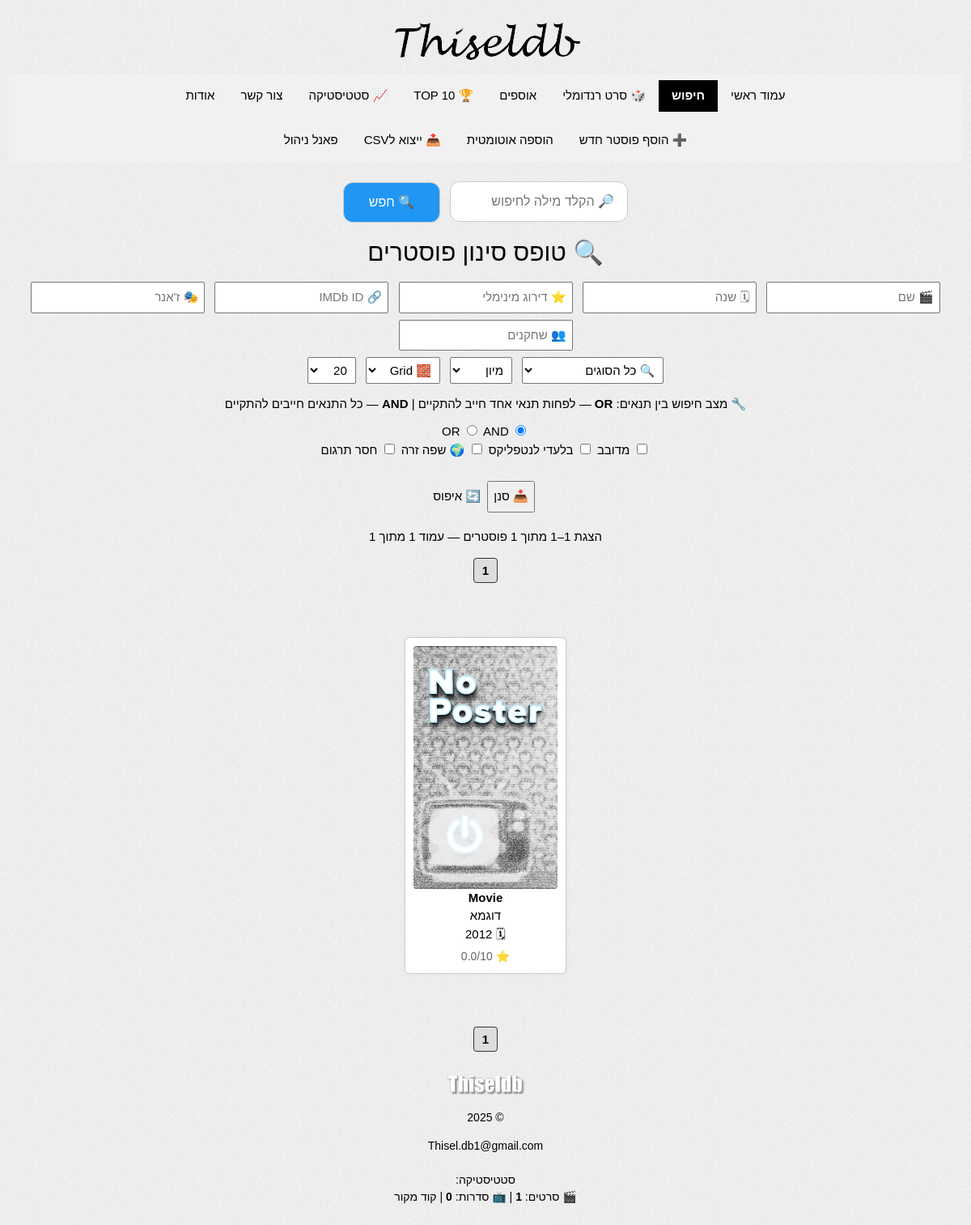
The app's page /home.php with its own data.
### tables this page shows
CREATE TABLE `posters` (
  `id` int(11) NOT NULL,
  `title_en` varchar(255) DEFAULT NULL,
  `title_he` varchar(255) DEFAULT NULL,
  `year` varchar(20) DEFAULT NULL,
  `imdb_rating` decimal(3,1) DEFAULT NULL,
  `imdb_link` varchar(255) DEFAULT NULL,
  `image_url` varchar(255) DEFAULT NULL,
  `plot` text DEFAULT NULL,
  `plot_he` text DEFAULT NULL,
  `lang_code` varchar(10) DEFAULT NULL,
  `is_dubbed` tinyint(1) DEFAULT 0,
  `has_subtitles` tinyint(1) DEFAULT 0,
  `tvdb_id` varchar(100) DEFAULT NULL,
  `youtube_trailer` varchar(255) DEFAULT NULL,
  `genre` varchar(255) DEFAULT NULL,
  `actors` text DEFAULT NULL,
  `metacritic_score` varchar(50) DEFAULT NULL,
  `rt_score` varchar(50) DEFAULT NULL,
  `metacritic_link` varchar(255) DEFAULT NULL,
  `rt_link` varchar(255) DEFAULT NULL,
  `imdb_id` varchar(15) DEFAULT NULL,
  `pending` tinyint(4) DEFAULT 0,
  `collection_name` varchar(255) DEFAULT NULL,
  `created_at` datetime DEFAULT current_timestamp(),
  `type_id` int(11) DEFAULT NULL,
  `directors` varchar(255) DEFAULT NULL,
  `writers` varchar(255) DEFAULT NULL,
  `producers` varchar(255) DEFAULT NULL,
  `cinematographers` varchar(255) DEFAULT NULL,
  `composers` varchar(255) DEFAULT NULL,
  `runtime` int(11) DEFAULT NULL,
  `languages` varchar(255) DEFAULT NULL,
  `countries` varchar(255) DEFAULT NULL,
  `tmdb_collection_id` int(11) DEFAULT NULL
);

### home.php (the view, shortened to what this page needs)
<?php
include 'bar.php';
$view = $_SESSION['view_mode'] ?? 'grid';
$page = isset($_GET['page']) ? max(1, (int)$_GET['page']) : 1;
$limit = $_SESSION['limit'] ?? 20;
$total_pages = max(1, ceil(($total_rows ?? 0) / $limit));
?>
<!DOCTYPE html>
<html lang="he" dir="rtl">
<head>
</head>
<body>
<?php if (empty($rows)): ?>
  <p style="text-align:center;">😢 לא נמצאו תוצאות</p>
<?php elseif ($view === 'grid'): ?>
  <div class="poster-wall">
    <?php foreach ($rows as $row): ?>
      <?php $img = (!empty($row['image_url'])) ? $row['image_url'] : 'images/no-poster.png'; ?>
      <div class="poster">
        <a href="poster.php?id=<?= $row['id'] ?>">
          <img src="<?= htmlspecialchars($img) ?>" alt="פוסטר">
          <strong><?= htmlspecialchars($row['title_en']) ?></strong><br>
          <?= htmlspecialchars($row['title_he']) ?><br>
          🗓 <?= $row['year'] ?>
        </a>
        <div class="rating">⭐ <?= $row['imdb_rating'] ?>/10</div>
      </div>
    <?php endforeach; ?>
  </div>
<?php endif; ?>
<nav aria-label="Page navigation">
  <ul class="pagination">
    <?php
    $max_links = 5;
    $start_page = max(1, $page - floor($max_links / 2));
    $end_page = min($total_pages, $start_page + $max_links - 1);
    if ($end_page - $start_page < $max_links - 1) {
      $start_page = max(1, $end_page - $max_links + 1);
    }
    for ($i = $start_page; $i <= $end_page; $i++): ?>
      <li>
        <?php if ($i == $page): ?>
          <strong><?= $i ?></strong>
        <?php else: ?>
          <a href="?<?= http_build_query(array_merge($_GET, ['page' => $i])) ?>"><?= $i ?></a>
        <?php endif; ?>
      </li>
    <?php endfor; ?>
  </ul>
</nav>
<?php include 'footer.php'; ?>
</body>
</html>

### style.css (style rules this page uses)
* { font-family: Arial !important; }
a { color: #2d89ef !important;text-decoration: none !important }
body { padding:10px !important; background-image: url("images/pattern.png") !important; font-family: Arial, sans-serif; }
.poster-wall { display: grid; grid-template-columns: repeat(auto-fill, minmax(200px, 1fr)); gap: 20px; padding: 40px; max-width: 1200px; margin: 0 auto; }
.poster { background: #F7F7F7; border-radius: 2px; overflow: hidden; box-shadow: 0 2px 8px rgba(0,0,0,0.3); transition: transform 0.2s; }
.poster img { width: 100%; height: 300px; object-fit: cover; display: block; }
a { color:black !important; }
.rtl { direction: rtl !important; }

### w3.css (style rules this page uses)
html { box-sizing:border-box }
*,*:before,*:after { box-sizing:inherit }
html { -ms-text-size-adjust:100%;-webkit-text-size-adjust:100% }
body { margin:0 }
article,aside,details,figcaption,figure,footer,header,main,menu,nav,section { display:block }
a { background-color:transparent }
b,strong { font-weight:bolder }
html,body { font-family:Verdana,sans-serif;font-size:15px;line-height:1.5 }
html { overflow-x:hidden }
a { color:inherit }

### bar.php (style rules this page uses)
body { font-family: Arial; background:#f0f0f0; text-align: center; direction: rtl; padding: 40px; }
.pagination { list-style: none; display: flex; justify-content: center; gap: 6px; flex-wrap: wrap; padding: 0; margin-top: 20px; }
.pagination li strong { padding: 6px 10px; border: 1px solid #333; border-radius: 4px; background:#ddd; }

### home.php (style rules this page uses)
body { font-family: Arial; background: #f0f0f0; direction: rtl; margin: 0; padding: 10px; }
.poster-wall { display: flex; flex-wrap: wrap; gap: 20px; justify-content: center; margin: 30px 0; }
.poster { width: 200px; background: #fff; border: 1px solid #ccc; padding: 10px; text-align: center; box-shadow: 0 0 6px rgba(0,0,0,0.05); border-radius: 6px; }
.poster img { width: 100%; border-radius: 4px; object-fit: cover; }
.rating { font-size: 14px; color: #666; margin-top: 6px; }

### records on screen
posters: title_en "Movie", title_he "דוגמא", year "2012", imdb_rating "0.0"

### other values on screen
$label "עמוד ראשי"
$label "חיפוש"
$label "🎲 סרט רנדומלי"
$label "אוספים"
$label "🏆 TOP 10"
$label "📈 סטטיסטיקה"
$label "צור קשר"
$label "אודות"
$label "➕ הוסף פוסטר חדש"
$label "הוספה אוטומטית"
$label "📤 ייצוא לCSV"
$label "פאנל ניהול"
$start "1"
$total_rows "1"
$total_pages "1"
